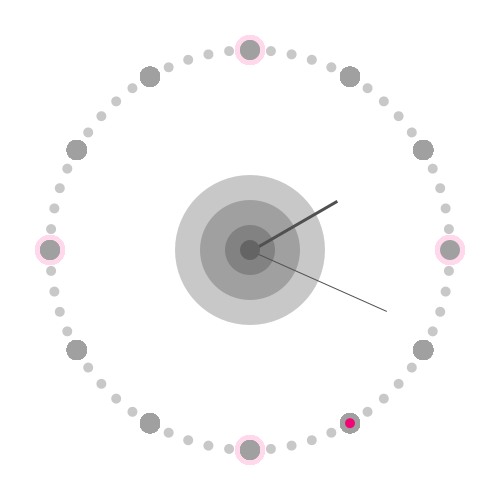
Frame 1 (no input)
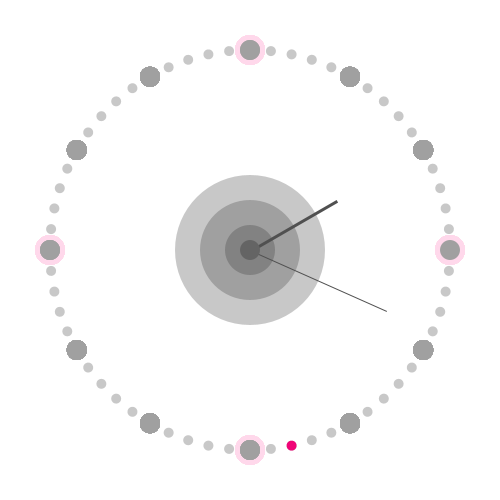
Frame 60 (the mouse pressed at the canvas centre just before this capture)
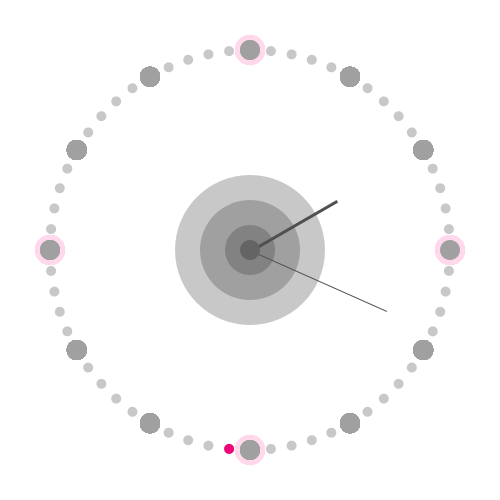
Frame 120 (the mouse held since frame 60 and released just before this capture)

The Processing sketch that drew these frames (run headless with seeded random() and noise(); from frame 60 on, the mouse is pressed at the canvas centre):

// Processing sketch: processing_120038
// ── processing_120038.pde

void setup()
{
  size(500, 500);
  background(255); 
}

void draw()
{
background(255); 

  translate(width/2, height/2);
  pushMatrix(); 
  noStroke();
  fill(200);
  ellipse(0, 0, 150, 150);
  popMatrix(); 
  
  pushMatrix(); 
  fill(160);
  ellipse(0, 0, 100, 100);
  popMatrix(); 
  
  pushMatrix(); 
  fill(130);
  ellipse(0, 0, 50, 50);
  popMatrix(); 
  
  for (int x=0; x<360; x+=6) {
  pushMatrix(); 
  rotate(radians(x)); 
  translate(0, 200); 
  noStroke();
  fill(200); 
  ellipse(0, 0, 10, 10); 
  popMatrix(); 
  
  for (int y=0; y<360; y+=90) {
  pushMatrix(); 
  rotate(radians(y)); 
  translate(0, 200); 
  noStroke();
  fill(255, 216, 235); 
  ellipse(0, 0, 30, 30); 
  popMatrix(); 
  
  for (int i=0; i<360; i+=30) {
  pushMatrix(); 
  rotate(radians(i)); 
  translate(0, 200); 
  noStroke();
  fill(160); 
  ellipse(0, 0, 20, 20); 
  popMatrix(); 
} 
}
}
 
float sec = map(second(), 0, 60, 0, 360); 
println(sec);  
pushMatrix();
rotate(radians(sec)); 
translate(0,-200);
noStroke(); 
fill(240, 5, 119); 
ellipse(0,0, 10, 10); 
popMatrix(); 

float min = map(minute(), 0, 60, 0, 360);
pushMatrix();
rotate(radians(min)); 
translate(0, 0); 
noStroke();
fill(80);
rect(0, 0, 1, -150);
popMatrix();

float h = map(hour(), 0, 12, 0, 360);
pushMatrix(); 
rotate(radians(h)); 
translate(0, 0); 
noStroke(); 
fill(80); 
rect(0, 0, 3, -100); 
popMatrix(); 

pushMatrix(); 
fill(100);
ellipse(0, 0, 20, 20);
popMatrix(); 

}
